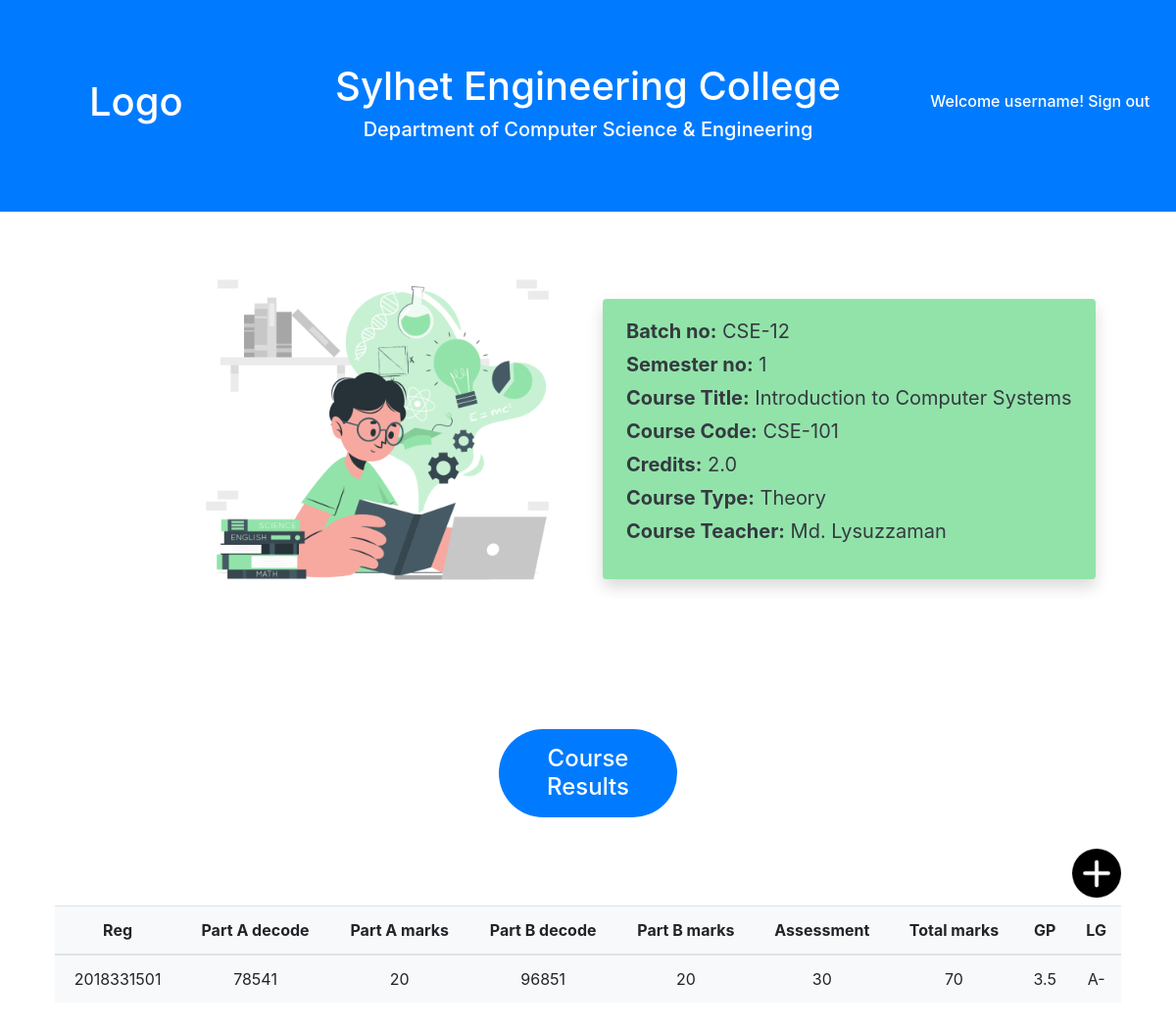
/main/courses/CSE-12/1/Theory/CSE-101 (signed in), run on the app's committed database.
### main/models.py (models this page shows)
class Course(models.Model):
    id = models.AutoField
    batch_no = models.CharField(max_length=8, default="")
    semester_no = models.IntegerField(default=None)
    course_code = models.CharField(max_length=8, default="")
    course_title = models.CharField(max_length=60, default="")
    course_type =  models.CharField(max_length=10, default="")
    course_credits = models.FloatField(default=0)
    course_teacher = models.CharField(max_length=40, default="")

class TheoryCourseResult(models.Model):
    id = models.AutoField
    reg_no = models.CharField(max_length=10, default="")
    batch_no = models.CharField(max_length=6, default="")
    semester_no = models.IntegerField(default=None)
    course_code = models.CharField(max_length=8, default="")
    part_a_decode = models.CharField(max_length=10, default="")
    part_a_marks = models.IntegerField(default=None)
    part_b_decode = models.CharField(max_length=10, default="")
    part_b_marks = models.IntegerField(default=None)
    assessment_marks = models.IntegerField(default=None)
    total_marks = models.IntegerField(default=None)
    GP = models.FloatField(default=0)
    LG = models.CharField(max_length=5, default="")

### main/views.py (the view)
# urls.py: path('courses/<str:batch_no>/<int:semester_no>/<str:course_type>/<str:course_code>', views.course_view, name="course_view"),
def course_view(request, batch_no, semester_no, course_type, course_code):
    course = Course.objects.get(batch_no=batch_no, semester_no=semester_no, course_code=course_code)
    students = Student.objects.filter(batch_no=batch_no)
    if request.method == "POST":
        if course_type == "Theory":
            reg_no = request.POST['reg_no']
            part_a_decode = request.POST['part_a_decode']
            part_a_marks = request.POST['part_a_marks']
            part_b_decode = request.POST['part_b_decode']
            part_b_marks = request.POST['part_b_marks']
            assessment_marks = request.POST['assessment_marks']
            total_marks = request.POST['total_marks']
            GP = request.POST['GP']
            LG = request.POST['LG']
            TheoryCourseResult.objects.create(reg_no=reg_no,
                                              batch_no=batch_no,
                                              semester_no=semester_no,
                                              course_code=course_code,
                                              part_a_decode=part_a_decode,
                                              part_a_marks=part_a_marks,
                                              part_b_decode=part_b_decode,
                                              part_b_marks=part_b_marks,
                                              assessment_marks=assessment_marks,
                                              total_marks=total_marks,
                                              GP=float(GP),
                                              LG=LG )
            results = TheoryCourseResult.objects.filter(batch_no=batch_no, semester_no=semester_no, course_code=course_code)
        elif course_type == "Sessional":
            reg_no = request.POST['reg_no']
            lab_marks = request.POST['lab_marks']
            assessment_marks = request.POST['assessment_marks']
            total_marks = request.POST['total_marks']
            GP = request.POST['GP']
            LG = request.POST['LG']
            SessionalCourseResult.objects.create(reg_no=reg_no,
                                                 batch_no=batch_no,
                                                 semester_no=semester_no,
                                                 course_code=course_code,
                                                 lab_marks=lab_marks,
                                                 assessment_marks=assessment_marks,
                                                 total_marks=total_marks,
                                                 GP=float(GP),
                                                 LG=LG )
            results = SessionalCourseResult.objects.filter(batch_no=batch_no, semester_no=semester_no, course_code=course_code)
        try:
            result_individual = Result.objects.get(reg_no=reg_no, batch_no=batch_no, semester_no=semester_no)
            course_results = json.loads(result_individual.course_results)
            course_results[course.course_code] = {'credits' : course.course_credits,
                                                  'GP' : GP,
                                                  'LG' : LG }
            result_individual.course_results = json.dumps(course_results)
            if float(GP) >= 2:
                result_individual.current_semester_credits += course.course_credits
                result_individual.current_semester_total_point += float(GP)*course.course_credits
                result_individual.current_semester_GPA = round((result_individual.current_semester_total_point / result_individual.current_semester_credits), 2)
            result_individual.save()
        except:
            course_results = dict()
            course_results[course.course_code] = {'credits' : course.course_credits,
                                                  'GP' : GP,
                                                  'LG' : LG }
            course_results_json = json.dumps(course_results)  # converting the dict to str(JSON)
            if float(GP) >= 2:
                current_semester_credits = course.course_credits
                current_semester_total_point = round((float(GP) * current_semester_credits), 2)
                current_semester_GPA = float(GP)
            else :
                current_semester_credits = 0
                current_semester_total_point = 0
                current_semester_GPA = 0
            result_individual = Result.objects.create(reg_no=reg_no,
                                                      batch_no=batch_no,
                                                      semester_no=semester_no,
                                                      course_results=course_results_json,
                                                      current_semester_credits=current_semester_credits,
                                                      current_semester_total_point=current_semester_total_point,
                                                      current_semester_GPA=current_semester_GPA)
        params = {'course':course,'results':results, 'students':students}
        return render(request, 'main/course_view.html', params)
    else:   # if not a POST request
        if course_type == "Theory":
            results = TheoryCourseResult.objects.filter(batch_no=batch_no, semester_no=semester_no, course_code=course_code)
        elif course_type == "Sessional":
            results = SessionalCourseResult.objects.filter(batch_no=batch_no, semester_no=semester_no, course_code=course_code)
        params = {'course':course,'results':results, 'students':students}
        return render(request, 'main/course_view.html', params)

### main/templates/main/course_view.html (shortened to what this page needs)
{% extends 'main/base.html' %}
{% load static %}
{% block body %}
<section class="text-with-img row">
  <div class="col-6 d-flex justify-content-end align-items-center">
    <img src="{% static 'main/images/student1.png' %}" alt="student" class="illustrator-img">
  </div>
  <div class="col-6 d-flex justify-content-start align-items-center">
    <div class="text-dark p-4 rounded illustrator-details shadow">
      <p><b>Batch no:</b> {{course.batch_no}}</p>
      <p><b>Semester no:</b> {{course.semester_no}}</p>
      <p><b>Course Title:</b> {{course.course_title}}</p>
      <p><b>Course Code:</b> {{course.course_code}}</p>
      <p><b>Credits:</b> {{course.course_credits}}</p>
      <p><b>Course Type:</b> {{course.course_type}}</p>
      <p><b>Course Teacher:</b> {{course.course_teacher}}</p>
    </div>
  </div>
</section>
{% if course.course_type == "Theory" %}
<section class="mx-2 my-5 p-5">
    <div class="d-flex justify-content-center mb-4">
      <h4 class="bg-primary text-center text-white p-3 rounded-pill col-2">Course Results</h4>
    </div>
    {% if request.user.is_superuser %}
      <div class="d-flex justify-content-end">
        <img src="{% static 'main/images/plus.png' %}" alt="add-record" class="plus-btn mb-2" type="button" data-toggle="modal" data-target="#AddResultModal">
      </div>
    {% endif %}
    <table class="table table-hover bg-light">
        <thead>
          <tr class="text-center">
            <th scope="col">Reg</th>
            <th scope="col">Part A decode</th>
            <th scope="col">Part A marks</th>
            <th scope="col">Part B decode</th>
            <th scope="col">Part B marks</th>
            <th scope="col">Assessment</th>
            <th scope="col">Total marks</th>
            <th scope="col">GP</th>
            <th scope="col">LG</th>
          </tr>
        </thead>
        <tbody>
            {% for result in results %}
            <tr class="text-center">
                <td>{{result.reg_no}}</td>
                <td>{{result.part_a_decode}}</td>
                <td>{{result.part_a_marks}}</td>
                <td>{{result.part_b_decode}}</td>
                <td>{{result.part_a_marks}}</td>
                <td>{{result.assessment_marks}}</td>
                <td>{{result.total_marks}}</td>
                <td>{{result.GP}}</td>
                <td>{{result.LG}}</td>
            </tr>
            {% endfor %}
        </tbody>
      </table>
</section>
{% endif %}
{% endblock %}

### data on the page
Course: batch_no "CSE-12", semester_no "1", course_title "Introduction to Computer Systems", course_code "CSE-101", course_credits "2.0", course_type "Theory", course_teacher "Md. Lysuzzaman"
TheoryCourseResult: reg_no "2018331501", part_a_decode "78541", part_a_marks "20", part_b_decode "96851", assessment_marks "30", total_marks "70", GP "3.5", LG "A-"
